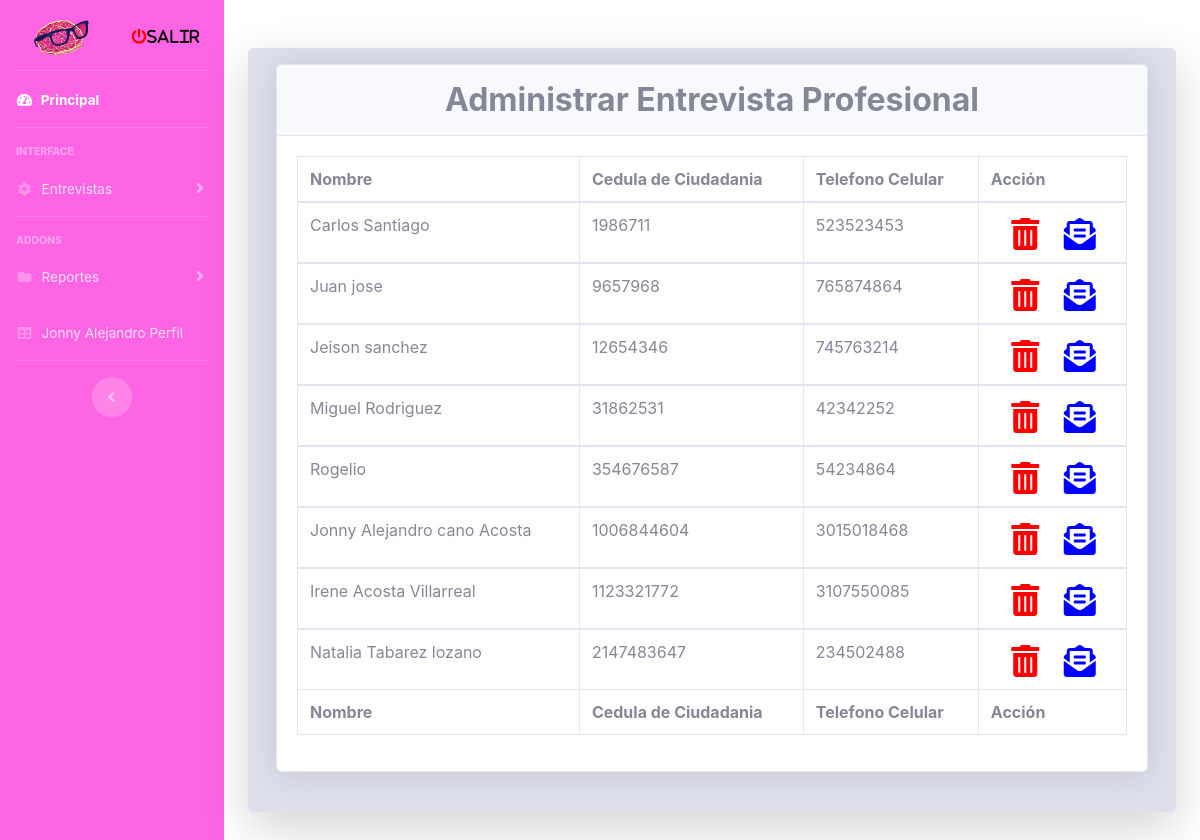
The app's page /View/AdministrarEntrevistaPs.php (signed in) with its own data.
### tables this page shows
CREATE TABLE `entrevistapsicologica` (
  `nombre` varchar(40) NOT NULL,
  `cc` int(12) NOT NULL,
  `dependencia` varchar(20) NOT NULL,
  `cargo` varchar(40) NOT NULL,
  `cargoAspira` varchar(40) NOT NULL,
  `telefono` varchar(30) NOT NULL,
  `aspiracionSal` varchar(10) DEFAULT NULL,
  `fechaEntrevista` date DEFAULT current_timestamp(),
  `psicologa` varchar(30) NOT NULL,
  `responsabilidad` tinyint(1) NOT NULL,
  `productividad` tinyint(1) NOT NULL,
  `gestionCambio` tinyint(1) NOT NULL,
  `innovacion` tinyint(1) NOT NULL,
  `resiliencia` tinyint(1) NOT NULL,
  `confianza` tinyint(1) NOT NULL,
  `dswm1` varchar(5) NOT NULL DEFAULT 'NO',
  `dswm2` varchar(5) NOT NULL DEFAULT 'NO',
  `dswo3` varchar(5) NOT NULL DEFAULT 'NO',
  `dswc4` varchar(5) NOT NULL DEFAULT 'NO',
  `dswp5` varchar(5) NOT NULL DEFAULT 'NO',
  `dswa6` varchar(5) NOT NULL DEFAULT 'NO',
  `dswd7` varchar(5) NOT NULL DEFAULT 'NO',
  `other1` text DEFAULT NULL,
  `dssk1` varchar(5) NOT NULL DEFAULT 'NO',
  `dssp2` varchar(5) NOT NULL DEFAULT 'NO',
  `dssv3` varchar(5) NOT NULL DEFAULT 'NO',
  `dssd4` varchar(5) NOT NULL DEFAULT 'NO',
  `dssd5` varchar(5) NOT NULL DEFAULT 'NO',
  `dssc6` varchar(5) NOT NULL DEFAULT 'NO',
  `other2` text DEFAULT NULL,
  `dsdp1` varchar(5) NOT NULL DEFAULT 'NO',
  `dsdc2` varchar(5) NOT NULL DEFAULT 'NO',
  `dsdi3` varchar(5) NOT NULL DEFAULT 'NO',
  `dsdc4` varchar(5) NOT NULL DEFAULT 'NO',
  `dsdu5` varchar(5) NOT NULL DEFAULT 'NO',
  `dsdm6` varchar(5) NOT NULL DEFAULT 'NO',
  `dsdd7` varchar(5) NOT NULL DEFAULT 'NO',
  `dsdi8` varchar(5) NOT NULL DEFAULT 'NO',
  `dsdi9` varchar(5) NOT NULL DEFAULT 'NO',
  `dsdr10` varchar(5) NOT NULL DEFAULT 'NO',
  `other3` text DEFAULT NULL,
  `comportamientoEtico` varchar(100) NOT NULL,
  `fuenteR` varchar(20) NOT NULL,
  `resultadoI` varchar(3) DEFAULT NULL,
  `inteligenciaE` varchar(30) NOT NULL,
  `candidatoU` varchar(2) NOT NULL,
  `explicacion` text DEFAULT NULL,
  `resolucionProblemas` varchar(30) NOT NULL,
  `observaciones` text DEFAULT NULL,
  `adecuado` varchar(5) NOT NULL DEFAULT 'NO',
  `adecuadoP` varchar(5) NOT NULL DEFAULT 'NO',
  `parcialmente` varchar(5) NOT NULL DEFAULT 'NO',
  `primera` varchar(5) NOT NULL DEFAULT 'NO',
  `segunda` varchar(5) NOT NULL DEFAULT 'NO',
  `noA` varchar(5) NOT NULL DEFAULT 'NO',
  `concepto` text DEFAULT NULL,
  `co` int(11) DEFAULT NULL,
  `terminado` varchar(5) NOT NULL DEFAULT 'False',
  `modificar` varchar(10) NOT NULL DEFAULT 'False'
);

### View/AdministrarEntrevistaPs.php (the view, shortened to what this page needs)
<?php include "../config.php";
if (isset($_SESSION["rol"])) {
  switch ($_SESSION['rol']) {
    case 2:
      include "../template/sidebar-Psicologa.php";
      break;
  }
}
?>
<!DOCTYPE html>
<html xmlns="http://www.w3.org/1999/xhtml">
<?php include FOLDER_TEMPLATE . "head.php"; ?>
<body id="page-top">
  <div class="container">
    <div class="card o-hidden border-0 shadow-lg my-5">
      <div class="card-body p-3 bg-gray-300">
        <div class="row">
          <div class="col-md-12">
            <div class="col-md-12 mx-auto">
              <div class="form-group">
                <div class="card shadow mb-4">
                  <div class="card-header py-3">
                    <center>
                      <h2 class="m-0 font-weight-bold text">Administrar Entrevista Profesional</h2>
                    </center>
                  </div>
                  <div class="card-body">
                    <div class="table-responsive">
                      <table class="table table-bordered" width="100%" cellspacing="10">
                        <thead>
                          <tr>
                            <th>Nombre </th>
                            <th>Cedula de Ciudadania</th>
                            <th>Telefono Celular</th>
                            <th>Acción</th>
                          </tr>
                        </thead>
                        <tfoot>
                          <tr>
                            <th>Nombre </th>
                            <th>Cedula de Ciudadania</th>
                            <th>Telefono Celular</th>
                            <th>Acción</th>
                          </tr>
                        </tfoot>
                        <?php
                        require_once "../Model/conexioon.php";
                        $sql = "SELECT * FROM `entrevistapsicologica` where terminado = 'True'  ";
                        $rta = $objCnx->query($sql);
                        while ($datos = $rta->fetch_array()) {
                          $info = $datos['nombre'] . "||" . $datos['cc'];
                          $i = $datos['nombre'] . "||" . $datos['cc'];
                        ?>
                          <tbody>
                            <tr>
                              <td><?php echo $datos['nombre'] ?></td>
                              <td><?php echo $datos['cc'] ?></td>
                              <td><?php echo $datos['telefono'] ?></td>
                              <td style="text-align: center;">
                                <a href="" onclick="agregarModal('<?php echo $info ?>')" data-toggle="modal" data-target="#exampleModal"><i class="fas fa-trash-alt" title="Solicitar eliminacion de entrevista" style="color: red; width: 50px; font-size: 2rem;"></i></a>
                                <?php
                                $cc = $datos['cc'];
                                if ($datos['modificar'] == 'True') {
                                  echo "<a href='editarEntrevistaPs.php?cc=$cc'><i class='fas fa-edit' title='Editar entrevista' style='color: green; width: 50px; font-size: 2rem;'></i></a>";
                                } else {
                                  echo "<a onclick='agregarModal2(".$i.")' data-toggle='modal' data-target='#exampleModal2'><i class='fas fa-envelope-open-text' style='color: blue; width: 50px; font-size: 2rem;'></i></a>";
                                } ?>
                              </td>
                            </tr>
                          <?php
                        }
                          ?>
                          </tbody>
                      </table>
                    </div>
                  </div>
                </div>
              </div>
            </div>
          </div>
        </div>
</body>
</html>

### View/AdministrarEntrevistaPs.php (style rules this page uses)
i { margin-top: 3px; }
td { width: auto; height: auto; }

### records on screen
entrevistapsicologica: nombre "Carlos Santiago", cc "1986711", telefono "523523453"
entrevistapsicologica: nombre "Juan jose", cc "9657968", telefono "765874864"
entrevistapsicologica: nombre "Jeison sanchez", cc "12654346", telefono "745763214"
entrevistapsicologica: nombre "Miguel Rodriguez", cc "31862531", telefono "42342252"
entrevistapsicologica: nombre "Rogelio", cc "354676587", telefono "54234864"
entrevistapsicologica: nombre "Jonny Alejandro cano Acosta", cc "1006844604", telefono "3015018468"
entrevistapsicologica: nombre "Irene Acosta Villarreal", cc "1123321772", telefono "3107550085"
entrevistapsicologica: nombre "Natalia Tabarez lozano", cc "2147483647", telefono "234502488"

### other values on screen
$_SESSION['nombre'] "Jonny Alejandro"
